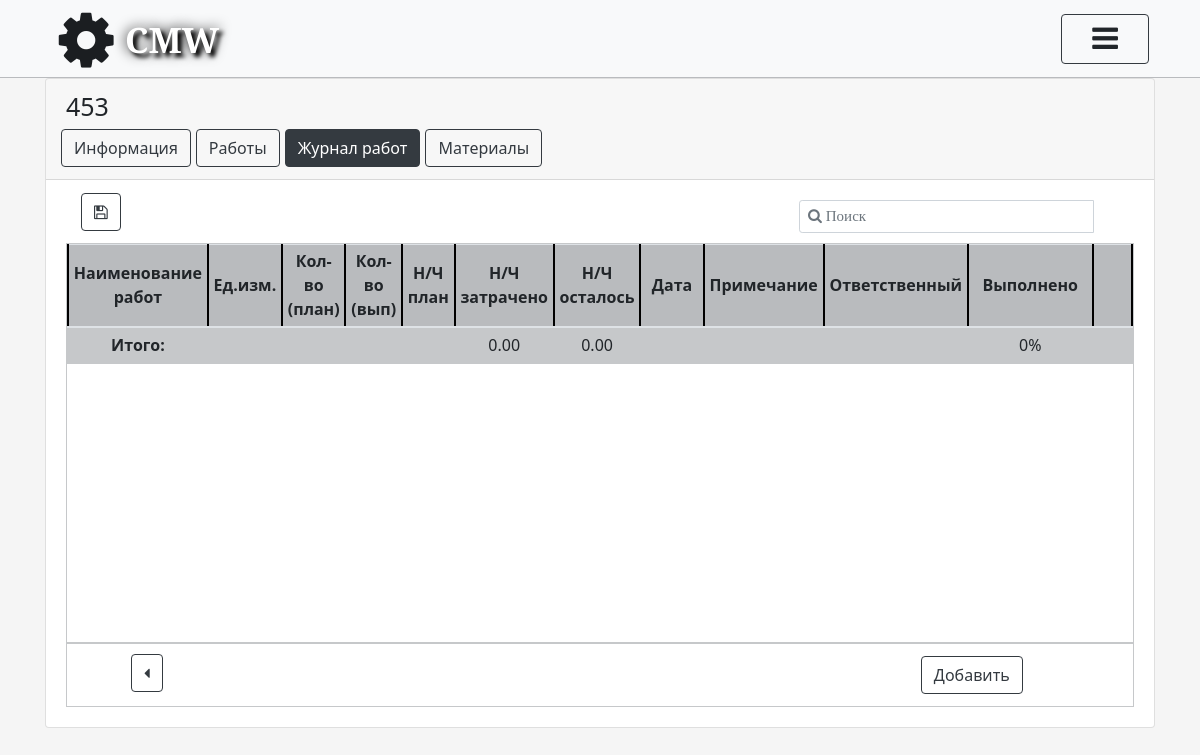
Before: /project/2015-5986-1589274616/objects/detail/453-1597247831/work/complete/ (signed in) with the older database file.
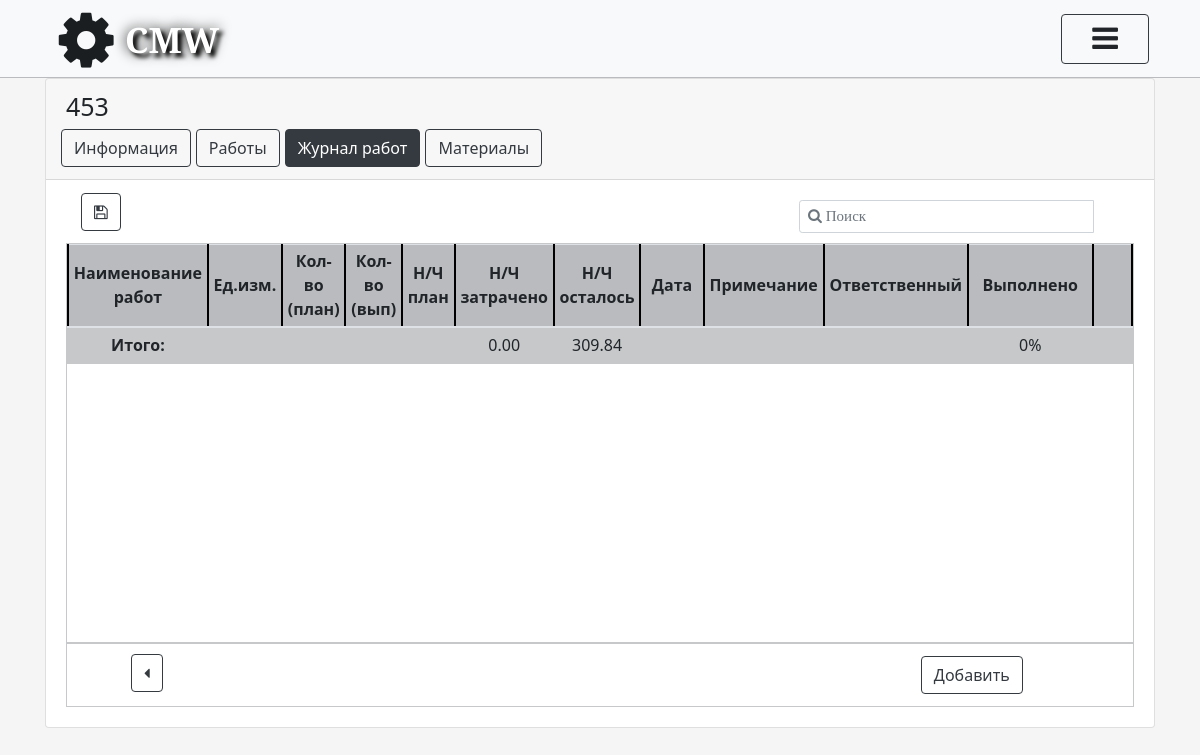
After: the same page with the newer database file.
### object/models.py (models this page shows, shortened)
class Object(models.Model):
    Name_Object = models.CharField(max_length=500, verbose_name='Наименование объекта', unique=True)
    Adress_Object = models.TextField(verbose_name='Адрес', unique=True)
    NCH_General = models.DecimalField(verbose_name='Н/Ч общее', max_digits=6, decimal_places=2)
    NCH_Spent = models.DecimalField(default=0, verbose_name='Н/Ч затрачено', max_digits=6, decimal_places=2)
    NCH_Left = models.DecimalField(default=0, verbose_name='Н/Ч осталось', max_digits=6, decimal_places=2)
    Perform_proc = models.SmallIntegerField(default=0, verbose_name='Выполнено')
    ID_Project = models.ForeignKey(Project, on_delete=models.CASCADE, verbose_name='Проект')
    ID_Rukovoditel = models.ForeignKey(CustomUser, on_delete=models.CASCADE, verbose_name='Руководитель',
                                       related_name='Руководитель', blank=True, null=True)
    ID_Menedger = models.ForeignKey(CustomUser, on_delete=models.CASCADE, verbose_name='Менеджер',
                                    related_name='Менеджер', blank=True, null=True)
    ID_Ingener = models.ForeignKey(CustomUser, on_delete=models.CASCADE, verbose_name='Инженер',
                                   related_name='Инженер', blank=True, null=True)
    ID_Montazhnik = models.ForeignKey(CustomUser, on_delete=models.CASCADE, verbose_name='Старший_монтажник',
                                      related_name='Старший_монтажник', blank=True, null=True)
    FIO_zakazchika = models.CharField(max_length=500, verbose_name='ФИО заказчика', blank=True)
    Number_phone = models.CharField(max_length=20, verbose_name='Номер телефона заказчика', blank=True)
    Note = models.TextField(verbose_name='Примечание', blank=True)
    slug = models.SlugField(max_length=150, blank=True)
    class Meta:
        verbose_name = "Объект"
        verbose_name_plural = "Объекты"

### work/views.py (the view)
# urls.py: path('<str:slug_proj>/objects/detail/<str:slug>/work/complete/', complete_work_view, name="complete_work"),
def complete_work_view(request, slug, slug_proj):
    name_object = Object.objects.get(slug__iexact=slug)
    complete_work = CompleteWorks.objects.filter(name_object=name_object.id)
    x = 2
    plan_work_NCH_general = PlanWorks.objects.filter(name_object=name_object.id)
    return render(request, 'work/complete_work.html',
                  {'object_list': name_object, 'complete_work': complete_work, 'plan_work': plan_work_NCH_general,
                   'slug_proj': slug_proj, 'slug': slug,
                   'nch_left_sum': name_object.NCH_Left, 'nch_spent_sum': name_object.NCH_Spent,
                   'perform_proc_sum': name_object.Perform_proc, 'x': x})

### project/models.py (called while the page is built)
    def get_full_name(self):
        full_name = '%s %s %s' % (self.last_name, self.first_name, self.patronymic_name)
        return full_name.strip()

    def get_id_position(self):
        id_position = self.ID_Position
        return id_position

    def get_email(self):
        email = self.email
        return email

### templates/work/complete_work.html (shortened to what the changed rows need)
{% extends 'card_object.html' %}
{% load static %}
{% block add_style %}
    <link rel="stylesheet" href="{% static 'css/plan_work.css' %}">
    <link rel="stylesheet" href="{% static 'css/objects_table.css' %}">
    <link rel="stylesheet" href="{% static 'css/materials_view.css' %}">
{% endblock %}
{% block info %}
    {% if user.is_authenticated %}
        <section class="table_position_works">
            <div class="nav_object btns_materials">
                <ul class="nav nav-pills card-header-pills ">
                    <li class="nav-item" style="margin-left: 70%;  width: 300px">
                        <form action="" method="post" id="search-form_complete_works">
                            <div class="input-group input-group-sm input_search">
                                <input type="text" name="q" id="q" class="form-control empty" style="font-size: 15px"
                                       placeholder="&#xF002; Поиск">
                            </div>
                        </form>
                    </li>
                    <li style="" class="btn_download">
                        <a href="{% url 'work:dowload_complete_work' slug_proj slug %}"
                           class="btn btn-outline-dark">
                            <i class="fa fa-floppy-o" aria-hidden="true"></i></a>
                    </li>
                </ul>
            </div>
            <div class="zone_table_works posts">
                <table class="table table-sm ">
                    <thead class="high">
                    <tr>
                        <th scope="col" style=" vertical-align: middle" class="higher">Наименование работ</th>
                        <th scope="col" style="text-align: center; vertical-align: middle" class="higher">Ед.изм.</th>
                        <th scope="col" style="text-align: center; vertical-align: middle" class="higher">Кол-во (план)
                        </th>
                        <th scope="col" style="text-align: center; vertical-align: middle" class="higher">Кол-во (вып)
                        </th>
                        <th scope="col" style="text-align: center; vertical-align: middle" class="higher">Н/Ч
                            план
                        </th>
                        <th scope="col" style="text-align: center; vertical-align: middle" class="higher">Н/Ч
                            затрачено
                        </th>
                        <th scope="col" style="text-align: center; vertical-align: middle" class="higher">Н/Ч осталось
                        </th>
                        <th scope="col" style="text-align: center; vertical-align: middle; width: 80px" class="higher">
                            Дата
                        </th>
                        <th scope="col" style="text-align: center; vertical-align: middle" class="higher">Примечание
                        </th>
                        <th scope="col" style="text-align: center; vertical-align: middle" class="higher">
                            Ответственный
                        </th>
                        <th scope="col" style="text-align: center; vertical-align: middle" class="higher">Выполнено
                        </th>
                        <th scope="col" class="higher"></th>
                    </tr>
                    </thead>
                    <tbody>
                    <div class="foot">
                        <tr>
                            <td style=" vertical-align: middle" class="footer"><strong>Итого:</strong></td>
                            <td style="text-align: center; vertical-align: middle" class="footer"></td>
                            <td style="text-align: center; vertical-align: middle" class="footer"></td>
                            <td style="text-align: center; vertical-align: middle" class="footer"></td>
                            <td style="text-align: center; vertical-align: middle" class="footer"></td>
                            <td style="text-align: center; vertical-align: middle"
                                class="footer">{{ nch_spent_sum }}</td>
                            <td style="text-align: center; vertical-align: middle"
                                class="footer">  {{ nch_left_sum }} </td>
                            <td style="text-align: center; vertical-align: middle" class="footer"></td>
                            <td style="text-align: center; vertical-align: middle" class="footer"></td>
                            <td style="text-align: center; vertical-align: middle" class="footer"></td>
                            <td style="vertical-align: middle; " width="150" class="footer">{{ perform_proc_sum }}%</td>
                            <td style="text-align: center; vertical-align: middle" width="80" class="footer">
                        </tr>
                    </div>
                    </tbody>
                </table>
            </div>
            <ul class="btn_control">
                <div id="btn_back">
                    <a style='margin-top: 10px'
                       href="{% url 'object:home' slug_proj %}"
                       class=" btn btn-outline-dark"><i
                            class="fa fa-caret-left" aria-hidden="true"></i></a>
                </div>
                <li >
                    <a class="btn btn-outline-dark" id="btn_add_object" type="button"
                       href="{% url 'work:create_complete_work' slug_proj slug %}">
                        Добавить
                    </a>
                </li>
            </ul>
        </section>
    {% else %}
        {% include 'registration/errorPage_auth.html' %}
    {% endif %}
{% endblock %}

### templates/card_object.html (shortened to what this page needs)
{% extends 'wrapper.html' %}
{% url 'object:detail' slug_proj slug as object_detail_url %}
{% load static %}
{% block entr %}
    <div class="card text-center">
        <div class="card-header">
            <div class="zag_name">
                <h3> {{ object_list.Name_Object }} </h3>
            </div>
            <div class="nav_object">
                <ul class="nav nav-pills card-header-pills btn_card">
                    <li class="nav-item ">
                        <a class=" btn btn-outline-dark {% if request.resolver_match.url_name == "detail" or request.resolver_match.url_name == "documents_view" or request.resolver_match.url_name == "documents_delete"%}active{% endif %}"
                           id="btn_add_object"
                           href="{% url 'object:detail'  slug_proj slug %}">
                            Информация
                        </a>
                    </li>
                    <li class="nav-item ">
                        <a class="btn btn-outline-dark "
                           id="btn_add_object"
                           href="{% url 'work:plan_work'  slug_proj slug %}">
                            Работы
                        </a>
                    </li>
                    <li class="nav-item">
                        <a class="btn btn-outline-dark {% if request.resolver_match.url_name == "complete_work" or request.resolver_match.url_name == "create_complete_work" or request.resolver_match.url_name == "delete_complete_work" or request.resolver_match.url_name == "update_complete_work" %}active{% endif %}"
                           id="btn_add_object"
                           href="{% url 'work:complete_work' slug_proj slug %}">
                            Журнал работ
                        </a>
                    </li>
                    <li class="nav-item">
                        <a class="btn btn-outline-dark "
                           id="btn_add_object"
                           href="{% url 'object:materials:plan_materials_view'  slug_proj slug %}">
                            Материалы
                        </a></li>
                </ul>
            </div>
        </div>
        <div class="card-body">
            {% block info %}
            {% endblock %}
        </div>
    </div>
{% endblock %}

Changed rows visible on the page:
changed Object: NCH_Left "0.00" → "309.84"
